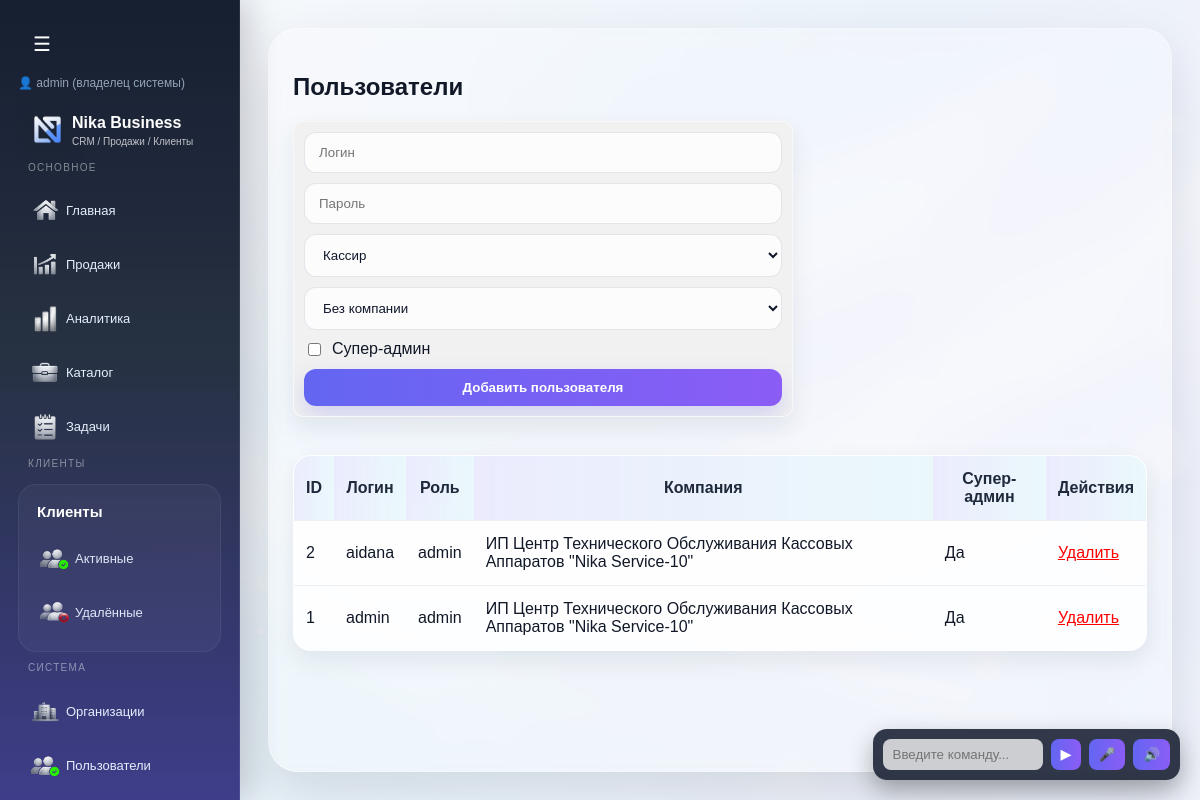
The app's page /users (signed in) with its own data.
### tables this page shows
CREATE TABLE users (
        id INTEGER PRIMARY KEY AUTOINCREMENT,
        username TEXT UNIQUE,
        password TEXT,
        role TEXT DEFAULT 'cashier',
        company_id INTEGER,
        is_super_admin INTEGER DEFAULT 0,
        created_at TEXT
    , is_creator INTEGER DEFAULT 0);

CREATE TABLE companies (
        id INTEGER PRIMARY KEY AUTOINCREMENT,
        name TEXT,
        bin TEXT,
        address TEXT,
        phone TEXT,
        is_active INTEGER DEFAULT 0
    , iik TEXT, bik TEXT, bank TEXT, kbe TEXT, knp TEXT, director TEXT, owner_id INTEGER, tariff TEXT, paid_until TEXT);

### routes/auth.py (the view, shortened to what this page needs)
@auth_bp.route("/users", methods=["GET", "POST"])
def users():
    if not session.get("user_id"):
        return redirect("/login")
    if not session.get("is_super_admin"):
        return "Доступ запрещен", 403
    conn = get_db()
    users = conn.execute("""
        SELECT users.*, companies.name as company_name
        FROM users
        LEFT JOIN companies ON users.company_id = companies.id
        ORDER BY users.id DESC
    """).fetchall()
    companies = conn.execute("""
        SELECT * FROM companies
        ORDER BY id DESC
    """).fetchall()
    conn.close()
    return render_template("users.html", users=users, companies=companies)

### app.py (called while the page is built, shortened)
@app.before_request
def check_company_access():
    if session.get("is_super_admin") or session.get("is_creator"):
        return

### models.py (called while the page is built)
def get_db():
    conn = sqlite3.connect(DATABASE, timeout=5)
    conn.row_factory = sqlite3.Row
    return conn

### templates/users.html (shortened to what this page needs)
{% extends "base.html" %}
{% block content %}
<h2>Пользователи</h2>
<form method="POST" class="card" style="max-width:500px; display:grid; gap:10px;">
    <input name="username" placeholder="Логин" required>
    <input name="password" placeholder="Пароль" required>
    <select name="role">
        <option value="cashier">Кассир</option>
    </select>
    <select name="company_id">
        <option value="">Без компании</option>
    </select>
    <label style="display:flex; gap:8px; align-items:center;">
        <input type="checkbox" name="is_super_admin" value="1" style="width:auto;">
        Супер-админ
    </label>
    <button class="btn">Добавить пользователя</button>
</form>
<br>
<table class="table">
    <tr>
        <th>ID</th>
        <th>Логин</th>
        <th>Роль</th>
        <th>Компания</th>
        <th>Супер-админ</th>
		<th>Действия</th>
    </tr>
    {% for u in users %}
    <tr>
        <td>{{ u.id }}</td>
        <td>{{ u.username }}</td>
        <td>{{ u.role }}</td>
        <td>{{ u.company_name or "-" }}</td>
        <td>{{ "Да" if u.is_super_admin else "Нет" }}</td>
		<td>
			{% if not u.is_creator %}
			<a href="/users/delete/{{ u.id }}"
			   onclick="return confirm('Удалить пользователя?')"
			   style="color:red;">
			   Удалить
			</a>
			{% else %}
			<span style="color:gray;">Создатель</span>
			{% endif %}
		</td>
    </tr>
    {% endfor %}
</table>
{% endblock %}

### templates/base.html (style rules this page uses)
:root { --bg-main: #f4f7fb; --bg-soft: rgba(255, 255, 255, 0.72); --bg-card: rgba(255, 255, 255, 0.82); --line: rgba(255, 255, 255, 0.35); --sidebar-1: #0f172a; --sidebar-2: #1e293b; --sidebar-3: #312e81; --accent-1: #6366f1; --accent-2: #8b5cf6; --accent-3: #06b6d4; --text-main: #111827; --text-soft: #64748b; --text-light: #e5eefc; --success: #16a34a; --danger: #ef4444; --warning: #f59e0b; --shadow-main: 0 20px 50px rgba(15, 23, 42, 0.12); --shadow-soft: 0 10px 25px rgba(15, 23, 42, 0.08); --radius-xl: 24px; --radius-lg: 18px; --radius-md: 14px; }
* { box-sizing: border-box; }
body { margin: 0; font-family: Arial, sans-serif; color: var(--text-main); background: linear-gradient(rgba(244,247,251,0.9), rgba(244,247,251,0.92)), url("/static/img/crm-bg.jpg") center center / cover no-repeat fixed; min-height: 100vh; }
.glass-box, .card, table, .sheet, .finance-block { background: var(--bg-card); backdrop-filter: blur(14px); -webkit-backdrop-filter: blur(14px); border: 1px solid rgba(255,255,255,0.45); box-shadow: var(--shadow-soft); }
.card { padding: 20px; border-radius: var(--radius-lg); margin-bottom: 20px; position: relative; overflow: hidden; }
.card > * { position: relative; z-index: 1; }
table { width: 100%; border-collapse: collapse; border-radius: var(--radius-lg); overflow: hidden; }
th, td { padding: 14px 12px; border-bottom: 1px solid rgba(148, 163, 184, 0.16); }
th { background: linear-gradient(90deg, rgba(99,102,241,0.12), rgba(6,182,212,0.08)); color: #1e293b; font-weight: 700; }
.btn { display: inline-flex; align-items: center; justify-content: center; gap: 8px; background: linear-gradient(90deg, var(--accent-1), var(--accent-2)); color: white; padding: 11px 18px; border-radius: 12px; text-decoration: none; font-weight: 600; border: none; cursor: pointer; box-shadow: 0 10px 22px rgba(99, 102, 241, 0.22); transition: 0.25s ease; }
input, textarea, select { width: 100%; padding: 12px 14px; border-radius: 12px; border: 1px solid rgba(148,163,184,0.25); background: rgba(255,255,255,0.75); color: #0f172a; outline: none; transition: 0.2s ease; }
body { margin: 0; overflow-x: hidden; overflow-y: auto; }
.card { padding: 10px; border-radius: 10px; background: #f1f1f1; }

### records on screen
users: id "2", username "aidana", role "admin", name "ИП Центр Технического Обслуживания Кассовых Аппаратов \"Nika Service-10\"", is_super_admin "Да"
users: id "1", username "admin", role "admin", name "ИП Центр Технического Обслуживания Кассовых Аппаратов \"Nika Service-10\"", is_super_admin "Да"

### other values on screen
{{ session.get("username") }} "admin"
